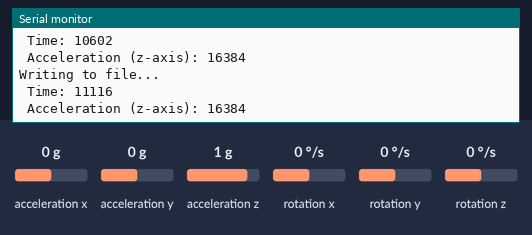
The sketch below on a simulated Arduino Uno, built with avr-gcc and run on an emulated ATmega328P. On the bench: the last lines printed to the serial monitor. The test bench sets the inputs (shaded band); at power-on: acceleration z 1 g, acceleration x 0 g, acceleration y 0 g, rotation x 0 °/s, rotation y 0 °/s, rotation z 0 °/s. Storage starts empty.

Above: at 11.2 s.
11.3 s: acceleration z set to -1.4 g
At 11.96 s:
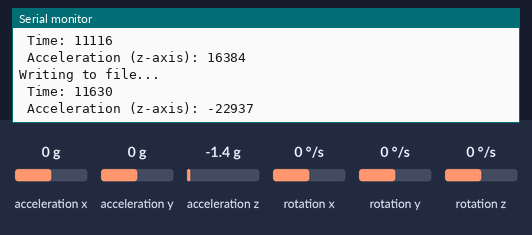
12.8 s: acceleration z set to -0.8 g
At 12.99 s:
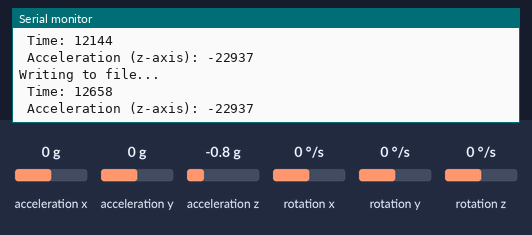
Timing chart, 0 to 15.8 s (numbered marks = the images above; inputs shaded):
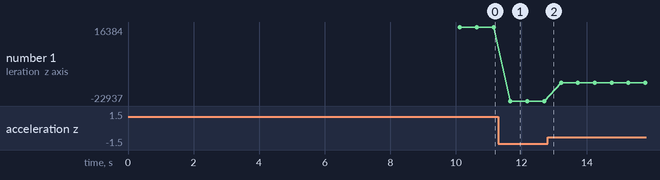

The sketch:

ballDropCode_FinalVersion.ino
```cpp
//------------COMMUNICATION PROTOCOLS----------//

// Arduino Wire library is required if I2Cdev I2CDEV_ARDUINO_WIRE implementation
// is used in I2Cdev.h
#if I2CDEV_IMPLEMENTATION == I2CDEV_ARDUINO_WIRE
  #include "Wire.h"
#endif

//----------------------------------------------//

//----------------SENSOR LIBRARIES--------------//

// I2Cdev and MPU6050 must be installed as libraries, or else the .cpp/.h files
// for both classes must be in the include path of your project
//#include "I2Cdev.h"
#include "MPU6050.h"
// Load the SD library, which will give us
// commands to interface to the SD card:
#include <SD.h>
// class default I2C address is 0x68
// specific I2C addresses may be passed as a parameter here
// AD0 low = 0x68 (default for InvenSense evaluation board)
// AD0 high = 0x69
MPU6050 accelgyro;
//MPU6050 accelgyro(0x69); // <-- use for AD0 high
// uncomment "OUTPUT_READABLE_ACCELGYRO" if you want to see a tab-separated
// list of the accel X/Y/Z and then gyro X/Y/Z values in decimal. Easy to read,
// not so easy to parse, and slow(er) over UART.
#define OUTPUT_READABLE_ACCELGYRO
// uncomment "OUTPUT_BINARY_ACCELGYRO" to send all 6 axes of data as 16-bit
// binary, one right after the other. This is very fast (as fast as possible
// without compression or data loss), and easy to parse, but impossible to read
// for a human.
//#define OUTPUT_BINARY_ACCELGYRO
//---------------------------------------------//


//-------------CONSTANT VARIABLES--------------//

const String camperDataFile = "test.csv"; // name must not exceed 8 characters, not including the ".csv"

int16_t ax, ay, az; // acceleration X, Y, Z
int16_t gx, gy, gz; // gyro X, Y, Z
//---------------------------------------------//


//--------------CONSTANT PINS------------------//

const int pinCS = 10; // Pin 10 on Arduino Uno
//---------------------------------------------//

File sensorData;
unsigned long time;

//==========================================================================================//
void setup() {
  // initialize serial communication
  // (38400 chosen because it works as well at 8MHz as it does at 16MHz, but
  Serial.begin(9600); // default is 9600

  // join I2C bus (I2Cdev library doesn't do this automatically)
    #if I2CDEV_IMPLEMENTATION == I2CDEV_ARDUINO_WIRE
        Wire.begin();
    #elif I2CDEV_IMPLEMENTATION == I2CDEV_BUILTIN_FASTWIRE
        Fastwire::setup(400, true);
    #endif

    // initialize device
    Serial.println("Initializing I2C devices...");
    accelgyro.initialize();

    // verify connection
    Serial.println("Testing device connections...");
    Serial.println(accelgyro.testConnection() ? "MPU6050 connection successful" : "MPU6050 connection failed");

  // use the code below to change accel/gyro offset values
  Serial.print(accelgyro.getXAccelOffset()); Serial.print("\t"); // -76
  Serial.print(accelgyro.getYAccelOffset()); Serial.print("\t"); // -2359
  Serial.print(accelgyro.getZAccelOffset()); Serial.print("\t"); // 1688
  Serial.print(accelgyro.getXGyroOffset()); Serial.print("\t"); // 0
  Serial.print(accelgyro.getYGyroOffset()); Serial.print("\t"); // 0
  Serial.print(accelgyro.getZGyroOffset()); Serial.print("\t"); // 0
  Serial.print("\n");
  accelgyro.setXAccelOffset(220);
  accelgyro.setYAccelOffset(76);
  accelgyro.setZAccelOffset(560);
  accelgyro.setXGyroOffset(220);
  accelgyro.setYGyroOffset(76);
  accelgyro.setZGyroOffset(560);

  // SD Card Initialization
  if (SD.begin())
  {
    Serial.println("SD card is ready to use.");
  } else
  {
    Serial.println("SD card initialization failed");
    return;
  }

  // Check to see if the file exists:
  if (SD.exists(camperDataFile)) {
    // delete the file:
    SD.remove(camperDataFile);
  }
  // If the file doesn't exist:
  if (SD.exists(camperDataFile)==0) {
    // Create/Open file // File sensorData;
    sensorData = SD.open(camperDataFile, FILE_WRITE);
    sensorData.print("Time [ms]:");
    sensorData.print(",");
    sensorData.println("Acceleration-z [m/s^2]");
    sensorData.close(); // close the file
  }

  //-------------DELAY BEFORE STARTING LOOP--------------//
  // 10 second delay: delay is in ms, meaning every 1000ms = 1s
  delay(10000);
}

void loop() {
   // Create/Open file
   sensorData = SD.open(camperDataFile, FILE_WRITE);

  // if the file opened okay, write to it:
  if (sensorData) {
    Serial.println("Writing to file...");

      //---------------TIME--------------------------
      Serial.print(" Time: ");
      time = millis();
      Serial.println(time);

      //--------------Accelerometer------------------
      // read raw accel/gyro measurements from device
      //accelgyro.getMotion6(&ax, &ay, &az, &gx, &gy, &gz);
      // these methods (and a few others) are also available
      Serial.print(" Acceleration (z-axis): ");
      accelgyro.getAcceleration(&ax, &ay, &az);
      Serial.println(az);
      //accelgyro.getRotation(&gx, &gy, &gz);

    // Write to file
    sensorData.print(time);
    sensorData.print(",");
    sensorData.println((String)az);
    sensorData.close(); // close the file
    //Serial.println("Done.");
  } else { // if the file didn't open, print an error:
    Serial.println("error opening text file: test.csv");
  }

  //Serial.println();
  delay(500);
}
```

Measured:
- after the input at 11.3 s, the serial monitor: prints a new line after 0.37 s (image 1)
- plotted number 1: 16384 → -22937 after the input at 11.3 s, -22937 → -13107 after the input at 12.8 s
